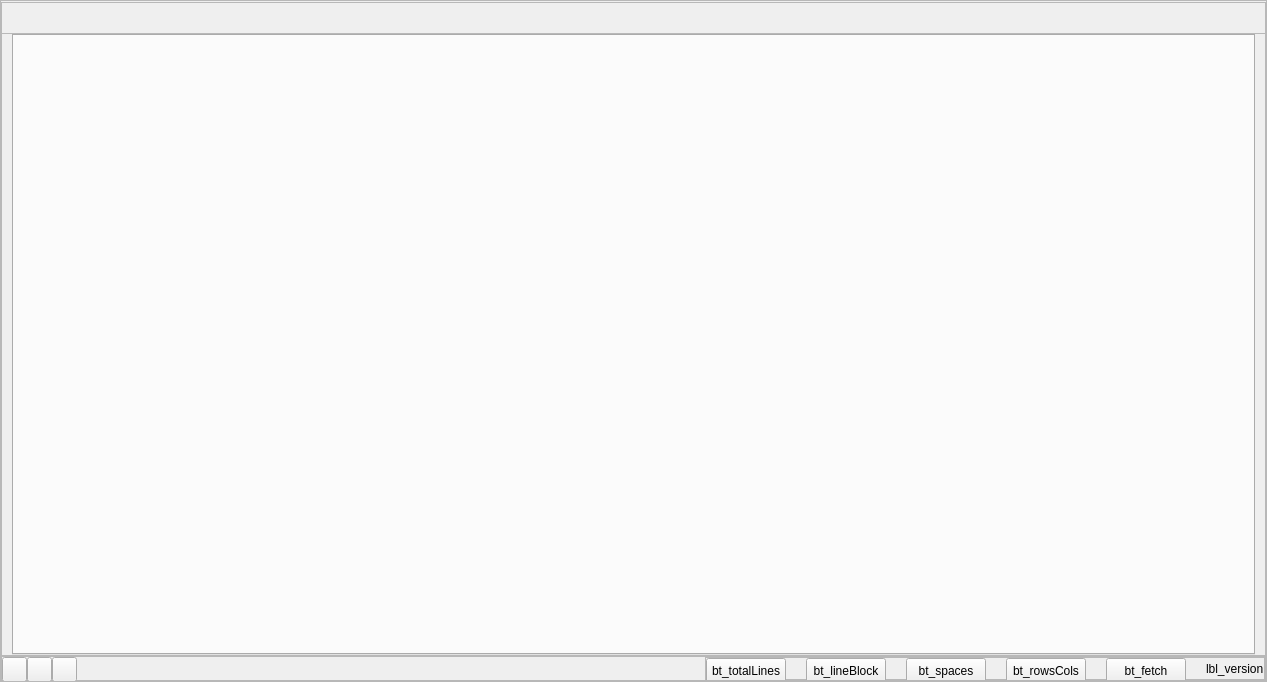
<?xml version="1.0" encoding="UTF-8"?>
<ui version="4.0">
 <class>MainWindow</class>
 <widget class="QMainWindow" name="MainWindow">
  <property name="geometry">
   <rect>
    <x>0</x>
    <y>0</y>
    <width>1267</width>
    <height>682</height>
   </rect>
  </property>
  <property name="windowTitle">
   <string>MainWindow</string>
  </property>
  <widget class="QWidget" name="centralwidget">
   <property name="sizePolicy">
    <sizepolicy hsizetype="Expanding" vsizetype="Expanding">
     <horstretch>0</horstretch>
     <verstretch>0</verstretch>
    </sizepolicy>
   </property>
   <property name="minimumSize">
    <size>
     <width>1267</width>
     <height>675</height>
    </size>
   </property>
   <property name="font">
    <font>
     <family>Segoe UI</family>
    </font>
   </property>
   <layout class="QVBoxLayout" name="verticalLayout">
    <property name="leftMargin">
     <number>0</number>
    </property>
    <property name="topMargin">
     <number>0</number>
    </property>
    <property name="rightMargin">
     <number>0</number>
    </property>
    <property name="bottomMargin">
     <number>0</number>
    </property>
    <item>
     <widget class="QFrame" name="centralFrame">
      <property name="sizePolicy">
       <sizepolicy hsizetype="Preferred" vsizetype="Preferred">
        <horstretch>0</horstretch>
        <verstretch>0</verstretch>
       </sizepolicy>
      </property>
      <property name="minimumSize">
       <size>
        <width>500</width>
        <height>500</height>
       </size>
      </property>
      <property name="styleSheet">
       <string notr="true"/>
      </property>
      <property name="frameShape">
       <enum>QFrame::StyledPanel</enum>
      </property>
      <property name="frameShadow">
       <enum>QFrame::Raised</enum>
      </property>
      <layout class="QVBoxLayout" name="verticalLayout_2">
       <property name="spacing">
        <number>0</number>
       </property>
       <property name="leftMargin">
        <number>0</number>
       </property>
       <property name="topMargin">
        <number>0</number>
       </property>
       <property name="rightMargin">
        <number>0</number>
       </property>
       <property name="bottomMargin">
        <number>0</number>
       </property>
       <item>
        <widget class="QFrame" name="fm_title">
         <property name="sizePolicy">
          <sizepolicy hsizetype="Expanding" vsizetype="Expanding">
           <horstretch>0</horstretch>
           <verstretch>0</verstretch>
          </sizepolicy>
         </property>
         <property name="minimumSize">
          <size>
           <width>40</width>
           <height>32</height>
          </size>
         </property>
         <property name="maximumSize">
          <size>
           <width>16777215</width>
           <height>30</height>
          </size>
         </property>
         <property name="styleSheet">
          <string notr="true"/>
         </property>
         <property name="frameShape">
          <enum>QFrame::StyledPanel</enum>
         </property>
         <property name="frameShadow">
          <enum>QFrame::Raised</enum>
         </property>
         <property name="lineWidth">
          <number>0</number>
         </property>
         <layout class="QHBoxLayout" name="horizontalLayout">
          <property name="spacing">
           <number>1</number>
          </property>
          <property name="leftMargin">
           <number>10</number>
          </property>
          <property name="topMargin">
           <number>0</number>
          </property>
          <property name="rightMargin">
           <number>10</number>
          </property>
          <property name="bottomMargin">
           <number>0</number>
          </property>
         </layout>
        </widget>
       </item>
       <item>
        <widget class="QFrame" name="fm_principal">
         <property name="minimumSize">
          <size>
           <width>0</width>
           <height>42</height>
          </size>
         </property>
         <property name="styleSheet">
          <string notr="true"/>
         </property>
         <property name="frameShape">
          <enum>QFrame::StyledPanel</enum>
         </property>
         <property name="frameShadow">
          <enum>QFrame::Raised</enum>
         </property>
         <layout class="QVBoxLayout" name="verticalLayout_3">
          <property name="spacing">
           <number>0</number>
          </property>
          <property name="leftMargin">
           <number>10</number>
          </property>
          <property name="topMargin">
           <number>0</number>
          </property>
          <property name="rightMargin">
           <number>10</number>
          </property>
          <property name="bottomMargin">
           <number>0</number>
          </property>
          <item>
           <widget class="QTabWidget" name="tabWidget">
            <property name="sizePolicy">
             <sizepolicy hsizetype="Preferred" vsizetype="Preferred">
              <horstretch>0</horstretch>
              <verstretch>0</verstretch>
             </sizepolicy>
            </property>
            <property name="font">
             <font>
              <family>Segoe UI</family>
              <pointsize>10</pointsize>
             </font>
            </property>
            <property name="styleSheet">
             <string notr="true"/>
            </property>
            <property name="tabShape">
             <enum>QTabWidget::Rounded</enum>
            </property>
            <property name="currentIndex">
             <number>-1</number>
            </property>
            <property name="iconSize">
             <size>
              <width>24</width>
              <height>24</height>
             </size>
            </property>
            <property name="documentMode">
             <bool>false</bool>
            </property>
            <property name="tabsClosable">
             <bool>true</bool>
            </property>
            <property name="movable">
             <bool>true</bool>
            </property>
            <property name="tabBarAutoHide">
             <bool>false</bool>
            </property>
           </widget>
          </item>
         </layout>
        </widget>
       </item>
       <item>
        <widget class="QFrame" name="fm_bar">
         <property name="sizePolicy">
          <sizepolicy hsizetype="Expanding" vsizetype="Expanding">
           <horstretch>0</horstretch>
           <verstretch>0</verstretch>
          </sizepolicy>
         </property>
         <property name="minimumSize">
          <size>
           <width>20</width>
           <height>25</height>
          </size>
         </property>
         <property name="maximumSize">
          <size>
           <width>16777215</width>
           <height>25</height>
          </size>
         </property>
         <property name="styleSheet">
          <string notr="true"/>
         </property>
         <property name="frameShape">
          <enum>QFrame::StyledPanel</enum>
         </property>
         <property name="frameShadow">
          <enum>QFrame::Raised</enum>
         </property>
         <property name="lineWidth">
          <number>1</number>
         </property>
         <layout class="QHBoxLayout" name="horizontalLayout_2">
          <property name="spacing">
           <number>0</number>
          </property>
          <property name="leftMargin">
           <number>0</number>
          </property>
          <property name="topMargin">
           <number>0</number>
          </property>
          <property name="rightMargin">
           <number>0</number>
          </property>
          <property name="bottomMargin">
           <number>0</number>
          </property>
          <item>
           <widget class="QPushButton" name="bt_connect">
            <property name="sizePolicy">
             <sizepolicy hsizetype="Expanding" vsizetype="Expanding">
              <horstretch>0</horstretch>
              <verstretch>0</verstretch>
             </sizepolicy>
            </property>
            <property name="minimumSize">
             <size>
              <width>25</width>
              <height>25</height>
             </size>
            </property>
            <property name="maximumSize">
             <size>
              <width>25</width>
              <height>25</height>
             </size>
            </property>
            <property name="cursor">
             <cursorShape>PointingHandCursor</cursorShape>
            </property>
            <property name="toolTip">
             <string/>
            </property>
            <property name="styleSheet">
             <string notr="true"/>
            </property>
            <property name="text">
             <string/>
            </property>
            <property name="icon">
             <iconset>
              <normaloff>Resources/link.png</normaloff>Resources/link.png</iconset>
            </property>
            <property name="iconSize">
             <size>
              <width>20</width>
              <height>20</height>
             </size>
            </property>
            <property name="flat">
             <bool>false</bool>
            </property>
           </widget>
          </item>
          <item>
           <widget class="QPushButton" name="bt_working">
            <property name="sizePolicy">
             <sizepolicy hsizetype="Expanding" vsizetype="Expanding">
              <horstretch>0</horstretch>
              <verstretch>0</verstretch>
             </sizepolicy>
            </property>
            <property name="minimumSize">
             <size>
              <width>25</width>
              <height>25</height>
             </size>
            </property>
            <property name="maximumSize">
             <size>
              <width>25</width>
              <height>25</height>
             </size>
            </property>
            <property name="cursor">
             <cursorShape>PointingHandCursor</cursorShape>
            </property>
            <property name="toolTip">
             <string/>
            </property>
            <property name="text">
             <string/>
            </property>
            <property name="icon">
             <iconset>
              <normaloff>Resources/working-1.png</normaloff>Resources/working-1.png</iconset>
            </property>
            <property name="iconSize">
             <size>
              <width>20</width>
              <height>20</height>
             </size>
            </property>
           </widget>
          </item>
          <item>
           <widget class="QPushButton" name="bt_log">
            <property name="sizePolicy">
             <sizepolicy hsizetype="Expanding" vsizetype="Expanding">
              <horstretch>0</horstretch>
              <verstretch>0</verstretch>
             </sizepolicy>
            </property>
            <property name="minimumSize">
             <size>
              <width>25</width>
              <height>25</height>
             </size>
            </property>
            <property name="maximumSize">
             <size>
              <width>25</width>
              <height>25</height>
             </size>
            </property>
            <property name="cursor">
             <cursorShape>PointingHandCursor</cursorShape>
            </property>
            <property name="toolTip">
             <string/>
            </property>
            <property name="text">
             <string/>
            </property>
            <property name="icon">
             <iconset>
              <normaloff>Resources/log1.png</normaloff>Resources/log1.png</iconset>
            </property>
            <property name="iconSize">
             <size>
              <width>20</width>
              <height>20</height>
             </size>
            </property>
           </widget>
          </item>
          <item>
           <widget class="QLabel" name="lbl_status">
            <property name="minimumSize">
             <size>
              <width>200</width>
              <height>21</height>
             </size>
            </property>
            <property name="maximumSize">
             <size>
              <width>16777215</width>
              <height>21</height>
             </size>
            </property>
            <property name="styleSheet">
             <string notr="true"/>
            </property>
            <property name="lineWidth">
             <number>0</number>
            </property>
            <property name="text">
             <string/>
            </property>
            <property name="alignment">
             <set>Qt::AlignLeading|Qt::AlignLeft|Qt::AlignVCenter</set>
            </property>
            <property name="indent">
             <number>5</number>
            </property>
           </widget>
          </item>
          <item>
           <spacer name="hSpacer">
            <property name="orientation">
             <enum>Qt::Horizontal</enum>
            </property>
            <property name="sizeHint" stdset="0">
             <size>
              <width>16777215</width>
              <height>13</height>
             </size>
            </property>
           </spacer>
          </item>
          <item>
           <widget class="QFrame" name="fm_metadata">
            <property name="sizePolicy">
             <sizepolicy hsizetype="Expanding" vsizetype="Expanding">
              <horstretch>0</horstretch>
              <verstretch>0</verstretch>
             </sizepolicy>
            </property>
            <property name="minimumSize">
             <size>
              <width>0</width>
              <height>0</height>
             </size>
            </property>
            <property name="styleSheet">
             <string notr="true"/>
            </property>
            <property name="frameShape">
             <enum>QFrame::StyledPanel</enum>
            </property>
            <property name="frameShadow">
             <enum>QFrame::Raised</enum>
            </property>
            <layout class="QHBoxLayout" name="horizontalLayout_3">
             <property name="spacing">
              <number>20</number>
             </property>
             <property name="leftMargin">
              <number>0</number>
             </property>
             <property name="topMargin">
              <number>0</number>
             </property>
             <property name="rightMargin">
              <number>0</number>
             </property>
             <property name="bottomMargin">
              <number>0</number>
             </property>
             <item>
              <widget class="QPushButton" name="bt_totalLines">
               <property name="sizePolicy">
                <sizepolicy hsizetype="Expanding" vsizetype="Fixed">
                 <horstretch>0</horstretch>
                 <verstretch>0</verstretch>
                </sizepolicy>
               </property>
               <property name="minimumSize">
                <size>
                 <width>0</width>
                 <height>25</height>
                </size>
               </property>
               <property name="maximumSize">
                <size>
                 <width>16777215</width>
                 <height>25</height>
                </size>
               </property>
               <property name="cursor">
                <cursorShape>ArrowCursor</cursorShape>
               </property>
               <property name="text">
                <string>bt_totalLines</string>
               </property>
              </widget>
             </item>
             <item>
              <widget class="QPushButton" name="bt_lineBlock">
               <property name="sizePolicy">
                <sizepolicy hsizetype="Expanding" vsizetype="Fixed">
                 <horstretch>0</horstretch>
                 <verstretch>0</verstretch>
                </sizepolicy>
               </property>
               <property name="minimumSize">
                <size>
                 <width>0</width>
                 <height>25</height>
                </size>
               </property>
               <property name="maximumSize">
                <size>
                 <width>16777215</width>
                 <height>25</height>
                </size>
               </property>
               <property name="cursor">
                <cursorShape>PointingHandCursor</cursorShape>
               </property>
               <property name="text">
                <string>bt_lineBlock</string>
               </property>
              </widget>
             </item>
             <item>
              <widget class="QPushButton" name="bt_spaces">
               <property name="sizePolicy">
                <sizepolicy hsizetype="Expanding" vsizetype="Fixed">
                 <horstretch>0</horstretch>
                 <verstretch>0</verstretch>
                </sizepolicy>
               </property>
               <property name="minimumSize">
                <size>
                 <width>0</width>
                 <height>25</height>
                </size>
               </property>
               <property name="maximumSize">
                <size>
                 <width>16777215</width>
                 <height>25</height>
                </size>
               </property>
               <property name="cursor">
                <cursorShape>PointingHandCursor</cursorShape>
               </property>
               <property name="text">
                <string>bt_spaces</string>
               </property>
              </widget>
             </item>
             <item>
              <widget class="QPushButton" name="bt_rowsCols">
               <property name="sizePolicy">
                <sizepolicy hsizetype="Expanding" vsizetype="Fixed">
                 <horstretch>0</horstretch>
                 <verstretch>0</verstretch>
                </sizepolicy>
               </property>
               <property name="minimumSize">
                <size>
                 <width>0</width>
                 <height>25</height>
                </size>
               </property>
               <property name="maximumSize">
                <size>
                 <width>16777215</width>
                 <height>25</height>
                </size>
               </property>
               <property name="cursor">
                <cursorShape>ArrowCursor</cursorShape>
               </property>
               <property name="text">
                <string>bt_rowsCols</string>
               </property>
              </widget>
             </item>
             <item>
              <widget class="QPushButton" name="bt_fetch">
               <property name="sizePolicy">
                <sizepolicy hsizetype="Expanding" vsizetype="Fixed">
                 <horstretch>0</horstretch>
                 <verstretch>0</verstretch>
                </sizepolicy>
               </property>
               <property name="minimumSize">
                <size>
                 <width>0</width>
                 <height>25</height>
                </size>
               </property>
               <property name="maximumSize">
                <size>
                 <width>16777215</width>
                 <height>25</height>
                </size>
               </property>
               <property name="cursor">
                <cursorShape>PointingHandCursor</cursorShape>
               </property>
               <property name="text">
                <string>bt_fetch</string>
               </property>
              </widget>
             </item>
             <item>
              <widget class="QLabel" name="lbl_version">
               <property name="minimumSize">
                <size>
                 <width>0</width>
                 <height>0</height>
                </size>
               </property>
               <property name="toolTip">
                <string>Versión</string>
               </property>
               <property name="text">
                <string>lbl_version</string>
               </property>
               <property name="margin">
                <number>0</number>
               </property>
              </widget>
             </item>
            </layout>
           </widget>
          </item>
         </layout>
        </widget>
       </item>
      </layout>
     </widget>
    </item>
   </layout>
  </widget>
  <action name="actionNuevo2">
   <property name="text">
    <string>Nuevo</string>
   </property>
   <property name="shortcut">
    <string>Ctrl+Q</string>
   </property>
  </action>
 </widget>
 <resources/>
 <connections/>
</ui>
